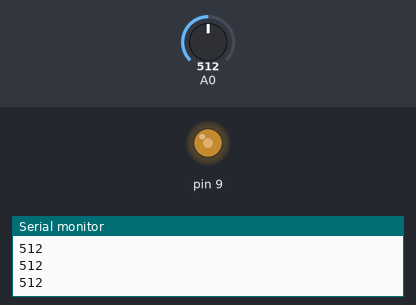
The sketch below on a simulated Arduino Uno, built with avr-gcc and run on an emulated ATmega328P. On the bench: output pins drawn as LEDs (lit = HIGH), the last lines printed to the serial monitor. The inputs (shaded band) are chosen by the test bench; at power-on: A0 = 512.

Above: at 1.2 s.
1.3 s: A0 set to 716
At 2.2 s:
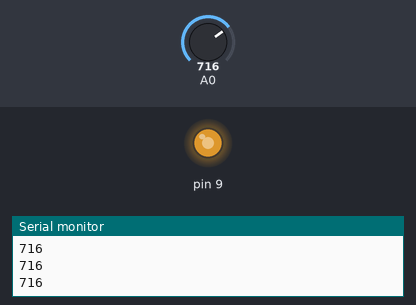
2.8 s: A0 set to 900
At 3.8 s:
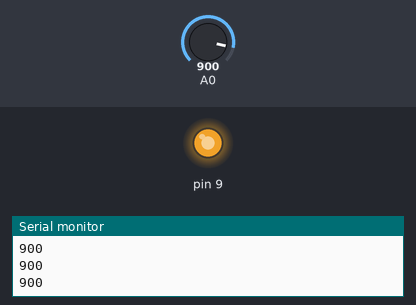
4.3 s: A0 set to 122
At 5.3 s:
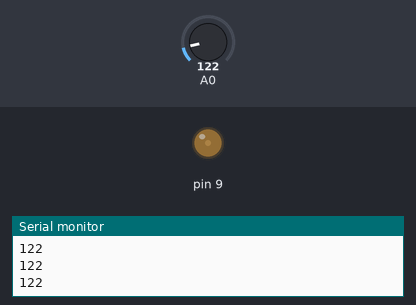
5.8 s: A0 set to 0
At 6.8 s:
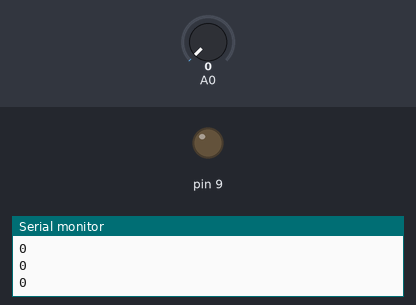
7.3 s: A0 set to 511
At 8.2 s:
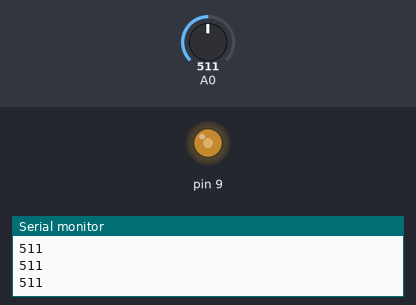
Timing chart, 0 to 9.8 s (numbered marks = the images above; inputs shaded):
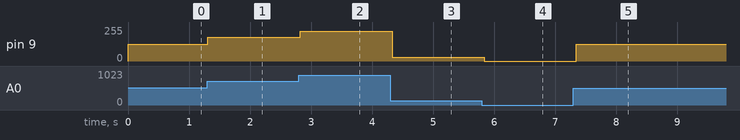

The sketch:

__.ino
```cpp
//돌려서 밝기 바꾸기
void setup(){
  Serial.begin(9600);
  }
void loop(){
  int vr = analogRead(A0);
  Serial.println(vr);
  int led = map(vr,0,1023,0,255);
  analogWrite(9,led);
  delay(50);
}
```

Measured:
- after the input at 1.3 s, pin 9: 127/255 → 178/255 at once
- after the input at 2.8 s, pin 9: 178/255 → 224/255 at once
- after the input at 4.3 s, pin 9: 224/255 → 30/255 at once
- after the input at 5.8 s, pin 9: 30/255 → 0/255 at once
- after the input at 7.3 s, pin 9: 0/255 → 127/255 after 0.05 s
